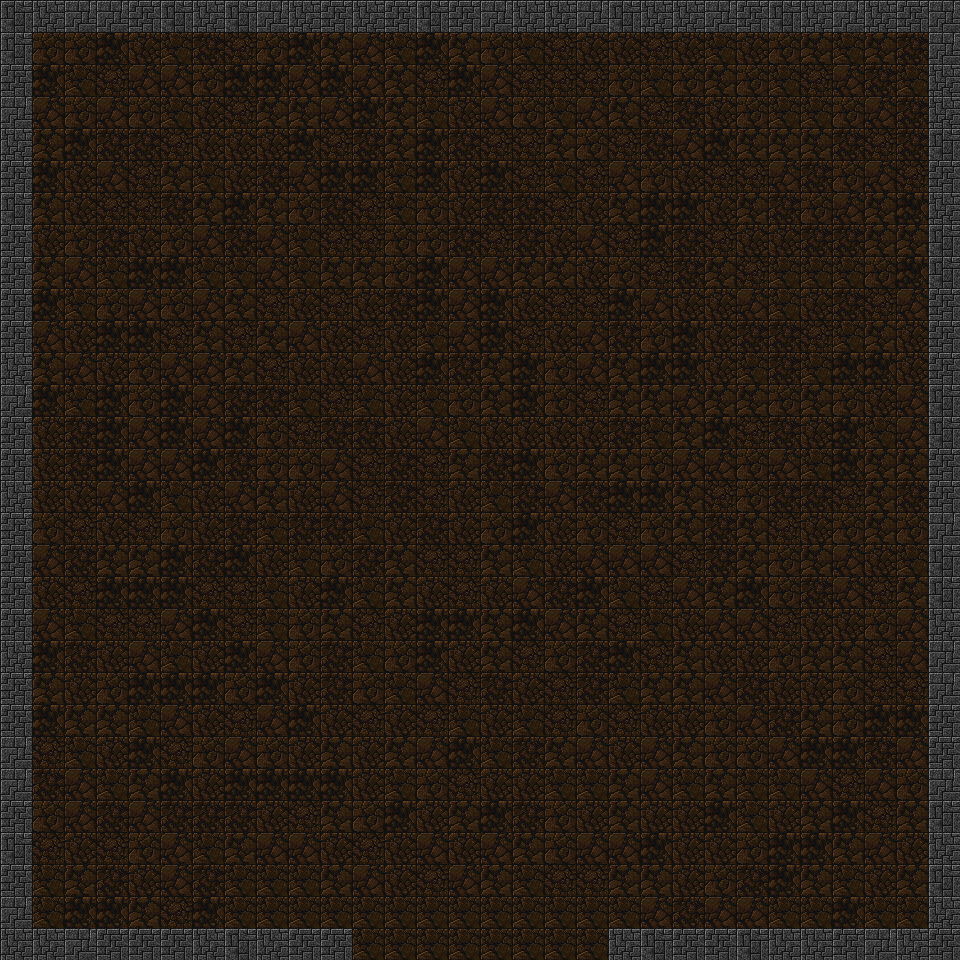

This is a level from a 2D game, rendered from its Tiled map with the project's own tilesets. A one-line summary and the map file follow, with tile-layer data summarised:
An orthogonal 30x30 tile map with 32x32 px tiles, 2 tile layers (Background, Top) and 9 objects (2x savePillar, Exit).

<map version="1.0" orientation="orthogonal" width="30" height="30" tilewidth="32" tileheight="32">
 <properties>
  <property name="PlayerPositionX" value="14" />
  <property name="PlayerPositionY" value="3" />
  <property name="Story" value="initialDialog" />
 </properties>
 <tileset firstgid="1" name="dungeon" tilewidth="32" tileheight="32">
  <image source="tiles/dungeon.png" width="2048" height="1536" />
 </tileset>
 <layer name="Background" width="30" height="30">
  <data>[900 cells, 900 non-empty, 12 distinct tile ids]</data>
 </layer>
 <layer name="Top" width="30" height="30">
  <data>[900 cells, 0 non-empty, 0 distinct tile ids]</data>
 </layer>
 <objectgroup name="Collisions" width="30" height="30">
  <object x="0" y="0" width="960" height="32" />
  <object x="0" y="32" width="32" height="928" />
  <object x="32" y="928" width="320" height="32" />
  <object x="608" y="928" width="352" height="32" />
  <object x="928" y="32" width="32" height="896" />
  <object x="928" y="32" width="32" height="896" />
 </objectgroup>
 <objectgroup name="Exits" width="30" height="30">
  <object name="Exit" x="352" y="928" width="256" height="32">
   <properties>
    <property name="NextMap" value="start" />
   </properties>
  </object>
 </objectgroup>
 <objectgroup name="Spawn" width="30" height="30" />
 <objectgroup name="Interactions" width="30" height="30">
  <object type="savePillar" x="800" y="448" width="32" height="32" />
  <object type="savePillar" x="128" y="448" width="32" height="32" />
 </objectgroup>
</map>
